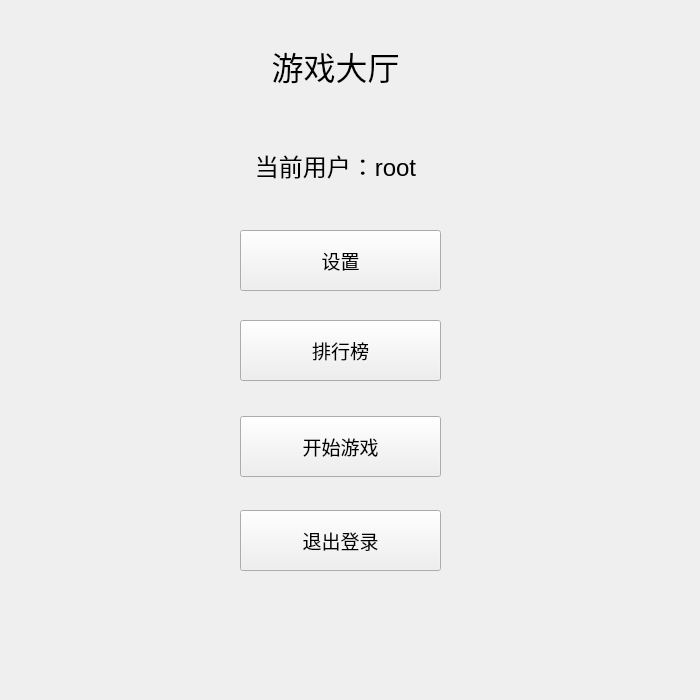
<?xml version="1.0" encoding="UTF-8"?>
<ui version="4.0">
 <class>Gamehall</class>
 <widget class="QWidget" name="Gamehall">
  <property name="geometry">
   <rect>
    <x>0</x>
    <y>0</y>
    <width>700</width>
    <height>700</height>
   </rect>
  </property>
  <property name="minimumSize">
   <size>
    <width>700</width>
    <height>700</height>
   </size>
  </property>
  <property name="maximumSize">
   <size>
    <width>700</width>
    <height>700</height>
   </size>
  </property>
  <property name="windowTitle">
   <string>Form</string>
  </property>
  <widget class="QLabel" name="gamehall_lbl">
   <property name="geometry">
    <rect>
     <x>150</x>
     <y>10</y>
     <width>371</width>
     <height>111</height>
    </rect>
   </property>
   <property name="font">
    <font>
     <pointsize>24</pointsize>
    </font>
   </property>
   <property name="text">
    <string>游戏大厅</string>
   </property>
   <property name="alignment">
    <set>Qt::AlignCenter</set>
   </property>
  </widget>
  <widget class="QPushButton" name="setting_btn">
   <property name="geometry">
    <rect>
     <x>240</x>
     <y>230</y>
     <width>201</width>
     <height>61</height>
    </rect>
   </property>
   <property name="font">
    <font>
     <pointsize>14</pointsize>
    </font>
   </property>
   <property name="text">
    <string>设置</string>
   </property>
  </widget>
  <widget class="QPushButton" name="start_btn">
   <property name="geometry">
    <rect>
     <x>240</x>
     <y>416</y>
     <width>201</width>
     <height>61</height>
    </rect>
   </property>
   <property name="font">
    <font>
     <pointsize>14</pointsize>
    </font>
   </property>
   <property name="text">
    <string>开始游戏</string>
   </property>
  </widget>
  <widget class="QPushButton" name="exit_btn">
   <property name="geometry">
    <rect>
     <x>240</x>
     <y>510</y>
     <width>201</width>
     <height>61</height>
    </rect>
   </property>
   <property name="font">
    <font>
     <pointsize>14</pointsize>
    </font>
   </property>
   <property name="text">
    <string>退出登录</string>
   </property>
  </widget>
  <widget class="QLabel" name="label">
   <property name="geometry">
    <rect>
     <x>130</x>
     <y>110</y>
     <width>411</width>
     <height>111</height>
    </rect>
   </property>
   <property name="font">
    <font>
     <pointsize>18</pointsize>
     <stylestrategy>PreferAntialias</stylestrategy>
    </font>
   </property>
   <property name="text">
    <string>当前用户：root</string>
   </property>
   <property name="alignment">
    <set>Qt::AlignCenter</set>
   </property>
  </widget>
  <widget class="QPushButton" name="rank_btn">
   <property name="geometry">
    <rect>
     <x>240</x>
     <y>320</y>
     <width>201</width>
     <height>61</height>
    </rect>
   </property>
   <property name="font">
    <font>
     <pointsize>14</pointsize>
    </font>
   </property>
   <property name="text">
    <string>排行榜</string>
   </property>
  </widget>
 </widget>
 <resources/>
 <connections/>
</ui>
